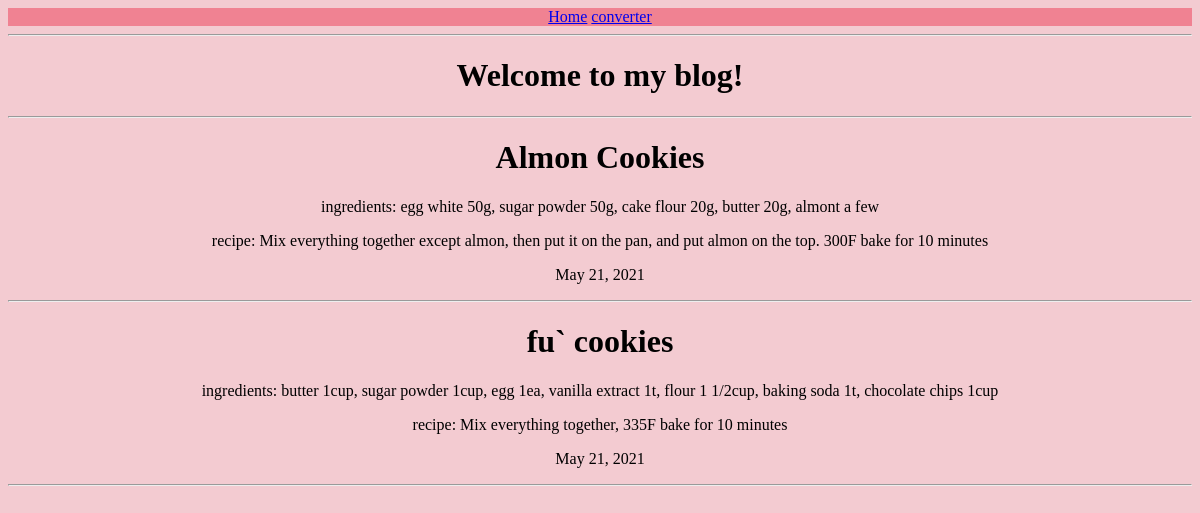
Before: / with the older database file.
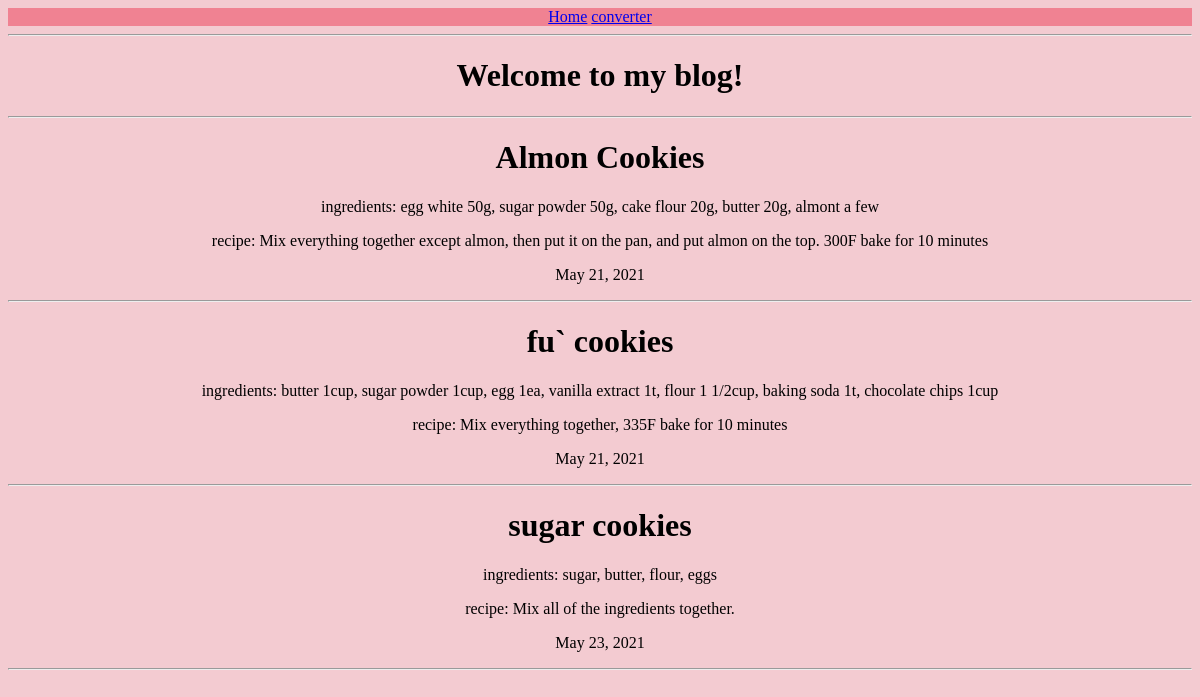
After: the same page with the newer database file.
### blog/models.py (models this page shows, shortened)
class post(models.Model):
    title = models.CharField(max_length=50)
    ingredients = models.TextField()
    recipe = models.TextField()
    date_post = models.DateTimeField(default=timezone.now)
    author = models.ForeignKey(User, on_delete=models.CASCADE)

### blog/views.py (the view)
# urls.py: path('', views.home, name='blog-home'),
def home(request):
    context = {
        'posts': post.objects.all()
    }
    return render(request, 'blog_home.html', context)

### blog/templates/blog_home.html (shortened to what this page needs)
<!DOCTYPE html>
<html lang="en">
<head>
</head>
<body>
    <header>
        <div class="bg-steel">
            <a href="/">Home</a>
            <a href="/con">converter</a>
        </div>
    </header>
    <hr>
    <h1>Welcome to my blog!</h1>
    <hr>
    <div class="row">
        {% for post in posts %}
            <h1>{{ post.title }}</h1>
            <p>ingredients: {{ post.ingredients }}</p>
            <p>recipe: {{ post.recipe }}</p>
            <p>{{ post.date_post|date:'F d, Y' }}</p>
            <hr>
        {% endfor %}
    </div>
</body>
</html>

### blog/templates/blog_home.html (style rules this page uses)
body { background-color: rgb(243, 203, 209); text-align: center; }
.bg-steel { background-color: rgb(240, 130, 146); }

Changed rows visible on the page:
added post: title "sugar cookies", ingredients "sugar, butter, flour, eggs", recipe "Mix all of the ingredients together.", date_post "May 23, 2021"
